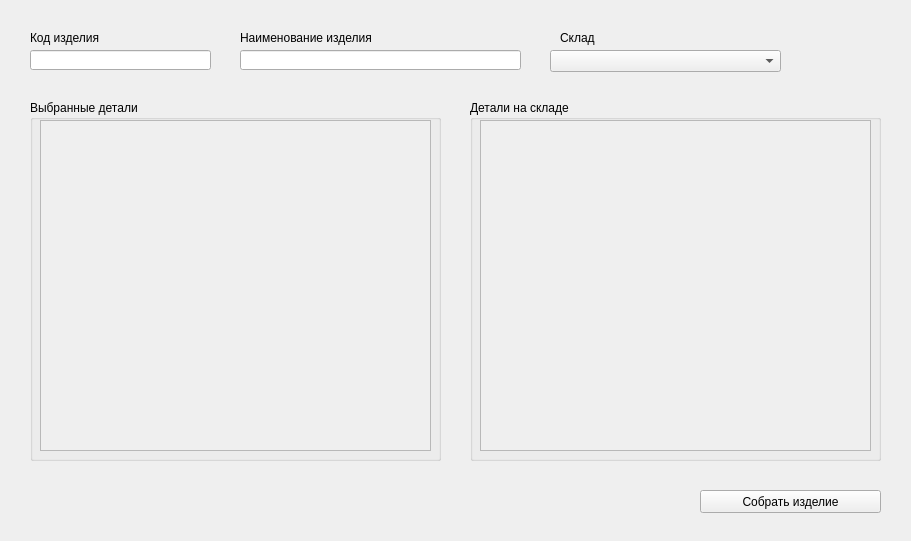
<?xml version="1.0" encoding="UTF-8"?>
<ui version="4.0">
 <class>ConstructorWindow</class>
 <widget class="QMainWindow" name="ConstructorWindow">
  <property name="geometry">
   <rect>
    <x>0</x>
    <y>0</y>
    <width>911</width>
    <height>541</height>
   </rect>
  </property>
  <property name="windowTitle">
   <string>Конструктор изделия</string>
  </property>
  <widget class="QWidget" name="centralwidget">
   <widget class="QGroupBox" name="groupBox_2">
    <property name="geometry">
     <rect>
      <x>30</x>
      <y>100</y>
      <width>411</width>
      <height>361</height>
     </rect>
    </property>
    <property name="title">
     <string>Выбранные детали</string>
    </property>
    <widget class="QScrollArea" name="SelectedScrollArea">
     <property name="geometry">
      <rect>
       <x>10</x>
       <y>20</y>
       <width>391</width>
       <height>331</height>
      </rect>
     </property>
     <property name="widgetResizable">
      <bool>true</bool>
     </property>
     <widget class="QWidget" name="SelectedScrollAreaContent">
      <property name="geometry">
       <rect>
        <x>0</x>
        <y>0</y>
        <width>389</width>
        <height>329</height>
       </rect>
      </property>
      <layout class="QVBoxLayout" name="verticalLayout"/>
     </widget>
    </widget>
   </widget>
   <widget class="QGroupBox" name="groupBox_3">
    <property name="geometry">
     <rect>
      <x>470</x>
      <y>100</y>
      <width>411</width>
      <height>361</height>
     </rect>
    </property>
    <property name="title">
     <string>Детали на складе</string>
    </property>
    <widget class="QScrollArea" name="StoredScrollArea">
     <property name="geometry">
      <rect>
       <x>10</x>
       <y>20</y>
       <width>391</width>
       <height>331</height>
      </rect>
     </property>
     <property name="widgetResizable">
      <bool>true</bool>
     </property>
     <widget class="QWidget" name="StoredScrollAreaContent">
      <property name="geometry">
       <rect>
        <x>0</x>
        <y>0</y>
        <width>389</width>
        <height>329</height>
       </rect>
      </property>
      <layout class="QVBoxLayout" name="verticalLayout_2"/>
     </widget>
    </widget>
   </widget>
   <widget class="QPushButton" name="BuildButton">
    <property name="geometry">
     <rect>
      <x>700</x>
      <y>490</y>
      <width>181</width>
      <height>23</height>
     </rect>
    </property>
    <property name="text">
     <string>Собрать изделие</string>
    </property>
   </widget>
   <widget class="QLabel" name="label">
    <property name="geometry">
     <rect>
      <x>30</x>
      <y>30</y>
      <width>181</width>
      <height>16</height>
     </rect>
    </property>
    <property name="text">
     <string>Код изделия</string>
    </property>
   </widget>
   <widget class="QLineEdit" name="CodeInput">
    <property name="geometry">
     <rect>
      <x>30</x>
      <y>50</y>
      <width>181</width>
      <height>20</height>
     </rect>
    </property>
   </widget>
   <widget class="QLineEdit" name="NameInput">
    <property name="geometry">
     <rect>
      <x>240</x>
      <y>50</y>
      <width>281</width>
      <height>20</height>
     </rect>
    </property>
   </widget>
   <widget class="QLabel" name="label_2">
    <property name="geometry">
     <rect>
      <x>240</x>
      <y>30</y>
      <width>181</width>
      <height>16</height>
     </rect>
    </property>
    <property name="text">
     <string>Наименование изделия</string>
    </property>
   </widget>
   <widget class="QComboBox" name="StoreSelect">
    <property name="geometry">
     <rect>
      <x>550</x>
      <y>50</y>
      <width>231</width>
      <height>22</height>
     </rect>
    </property>
   </widget>
   <widget class="QLabel" name="label_3">
    <property name="geometry">
     <rect>
      <x>560</x>
      <y>30</y>
      <width>201</width>
      <height>16</height>
     </rect>
    </property>
    <property name="text">
     <string>Склад</string>
    </property>
   </widget>
  </widget>
 </widget>
 <resources/>
 <connections/>
</ui>
